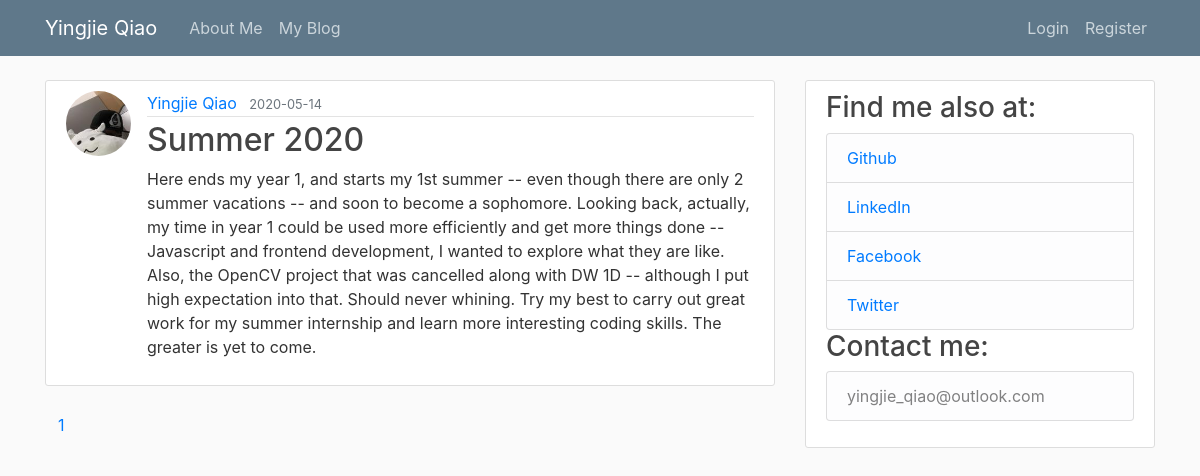
The page /home on the database its author committed.
### me_main/models.py (models this page shows, shortened)
class Post(db.Model, UserMixin):
    id = db.Column(db.Integer, primary_key=True)
    title = db.Column(db.String(100), nullable=False)
    date_posted = db.Column(db.DateTime, nullable=False, default=datetime.utcnow)
    content = db.Column(db.Text, nullable=False)
    user_id = db.Column(db.Integer, db.ForeignKey('user.id'), nullable=False)
    comments = db.relationship('Comment', backref='post', lazy='dynamic')

class User(db.Model, UserMixin):
    id = db.Column(db.Integer, primary_key=True)               # "primary_key" means it is a unique key
    username = db.Column(db.String(20), unique=True, nullable=False)
    email = db.Column(db.String(120), unique=True, nullable=False)
    image_file = db.Column(db.String(20), nullable=False, default='default.jpg') # by default, unique=False
    password = db.Column(db.String(60), nullable=False)
    posts = db.relationship('Post', backref='author', lazy=True)
    comments = db.relationship('Comment', backref='author', lazy='dynamic')

### me_main/main/routes.py (the view)
@main.route('/home') # adding home page
def home():
    page = request.args.get("page", 1, type=int)
    posts = Post.query.order_by(Post.date_posted.desc()).paginate(page=page, per_page=3)
    return render_template("home.html", posts=posts)

### me_main/templates/home.html (shortened to what this page needs)
{% extends "layout.html" %}
{% block content %}
    {% for post in posts.items %}
        <article class="media content-section">
            <img class="rounded-circle article-img" src="{{ url_for('static', filename='profile_pics/' + post.author.image_file) }}">
            <div class="media-body">
                <div class="article-metadata">
                    <a class="mr-2" href="{{ url_for("users.user_posts", username=post.author.username) }}">{{ post.author.username }}</a>
                    <small class="text-muted">{{ post.date_posted.strftime('%Y-%m-%d') }}</small>
                </div>
                <h2><a class="article-title" href="{{ url_for('posts.post', post_id=post.id) }}">{{ post.title }}</a></h2>
                <p class="article-content">{{ post.content }}</p>
            </div>
        </article>
    {% endfor %}
    {% for page_num in posts.iter_pages() %}
        {% if page_num %}
            {% if posts.page == page_num %}
                <a class="btn btn-outline mb-4" href="{{ url_for("main.home", page=page_num) }}">{{ page_num }}</a>
            {% else %}
                <a class="btn btn-outline-info mb-4" href="{{ url_for("main.home", page=page_num) }}">{{ page_num }}</a>
            {% endif %}
        {% endif %}
    {% endfor %}
{% endblock content %}

### me_main/static/main.css (style rules this page uses)
body { background: #fafafa; color: #333333; margin-top: 5rem; }
h1, h2, h3, h4, h5, h6 { color: #444444; }
.content-section { background: #ffffff; padding: 10px 20px; border: 1px solid #dddddd; border-radius: 3px; margin-bottom: 20px; }
.article-title { color: #444444; }
.article-content { white-space: pre-line; }
.article-img { height: 65px; width: 65px; margin-right: 16px; }
.article-metadata { padding-bottom: 1px; margin-bottom: 4px; border-bottom: 1px solid #e3e3e3 }

### rows shown on the page
Post: image_file (picture), author.username "Yingjie Qiao", date_posted "2020-05-14", title "Summer 2020", content "Here ends my year 1, and starts my 1st summer -- even though there are only 2 summer vacations -- and soon to become a sophomore. Looking back, actually, my time in year 1 could be used more efficiently and get more things done -- Javascript and frontend development, I wanted to explore what they are like. Also, the OpenCV project that was cancelled along with DW 1D -- although I put high expectation into that. Should never whining. Try my best to carry out great work for my summer internship and learn more interesting coding skills. The greater is yet to come."

### other values the page prints
{{ page_num }} "1"
